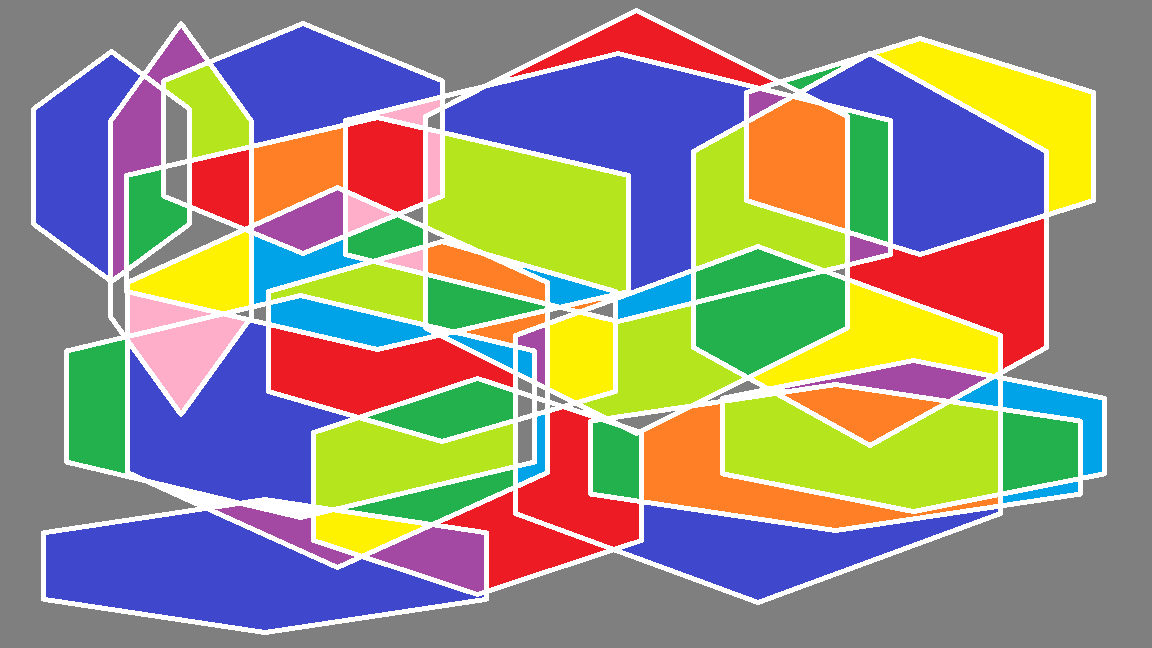
#> input picture Abstracto.png, 1152 x 648 px
$ python ImagenesBinarias.py
#> lines starting #> are read from the running program, lines starting #| are printed output that depends on the picture; after the words box and inside, x2 and y2 are one past the last pixel; in counts of white or black regions, pixels touching at a corner belong together
import numpy as np
from numpy.lib.stride_tricks import sliding_window_view
import cv2
import matplotlib.pyplot as plt
import os

# Normalization RGB
def normalization_rgb(imagen: np.ndarray) -> np.ndarray | None:
    if imagen.shape[-1] != 3:
        return None
    return imagen / 255.0

# Normalization function
def normalization(imagen: np.ndarray, scale: float = 1.0) -> np.ndarray | None:
    if imagen.size == 0:
        return None
    return ((imagen - imagen.min()) / (imagen.max() - imagen.min() + 1e-10)) * scale

# RGB to grayscale
def rgb_grayscale(imagen: np.ndarray) -> np.ndarray | None:
    if imagen.shape[-1] != 3:
        return None
    resultado = (
        imagen[:, :, 0] * 0.58 +
        imagen[:, :, 1] * 0.74 +
        imagen[:, :, 2] * 0.24
    )
    return resultado

# Grayscale to bin using a threshold
def gray_2_bin_t(imagen: np.ndarray, t: float = 127.0) -> np.ndarray | None:
    if len(imagen.shape) != 2:
        return None
    return np.where(imagen > t, 1.0, 0.0)

# Grayscale to bin using the median
def gray_2_bin_m(imagen: np.ndarray) -> np.ndarray | None:
    if len(imagen.shape) != 2:
        return None
    median = np.median(imagen)
    return np.where(imagen > median, 1.0, 0.0)

# Otsu method
def otsu_method(gray_image: np.ndarray) -> float | None:
    if len(gray_image.shape) != 2:
        return None
    hist = np.bincount(gray_image.flatten().astype(np.uint8), minlength=256)
    p = hist / gray_image.size
    intensities = np.arange(0, 256, dtype=np.float64)

    w0 = np.cumsum(p)
    w1 = 1 - w0

    mu0 = np.cumsum(intensities * p) / (w0 + 1e-10)
    mu1 = (mu0[-1] - mu0) / (w1 + 1e-10)

    var = w0 * w1 * (mu0 - mu1) ** 2
    return float(np.argmax(var))

# Erosión
def erosion(bin_image: np.ndarray, kernel_size: int = 3) -> np.ndarray | None:
    if len(bin_image.shape) != 2:
        return None
    pad_size = kernel_size // 2
    pad_image = np.pad(bin_image, pad_width=pad_size, mode="constant", constant_values=0)
    window_image = sliding_window_view(pad_image, window_shape=(kernel_size, kernel_size))
    return np.all(window_image == 1.0, axis=(2, 3)).astype(np.float64)

# Dilatación
def dilatation(bin_image: np.ndarray, kernel_size: int = 3) -> np.ndarray | None:
    if len(bin_image.shape) != 2:
        return None
    pad_size = kernel_size // 2
    pad_image = np.pad(bin_image, pad_width=pad_size, mode="constant", constant_values=0)
    window_image = sliding_window_view(pad_image, window_shape=(kernel_size, kernel_size))
    return np.any(window_image == 1.0, axis=(2, 3)).astype(np.float64)

# Apertura
def apertura(bin_image: np.ndarray, kernel_size: int = 3) -> np.ndarray | None:
    if len(bin_image.shape) != 2:
        return None
    img_e = erosion(bin_image, kernel_size)
    img_d = dilatation(img_e, kernel_size)
    return img_d

# Cerradura
def cerradura(bin_image: np.ndarray, kernel_size: int = 3) -> np.ndarray | None:
    if len(bin_image.shape) != 2:
        return None
    img_d = dilatation(bin_image, kernel_size)
    img_e = erosion(img_d, kernel_size)
    return img_e

# Esqueletización
def esqueletizacion(bin_image: np.ndarray) -> np.ndarray | None:
    if len(bin_image.shape) != 2:
        return None
    img = (bin_image * 255).astype(np.uint8)
    skel = np.zeros(img.shape, np.uint8)
    element = cv2.getStructuringElement(cv2.MORPH_CROSS, (3, 3))
    temp_img = img.copy()

    while True:
        eroded = cv2.erode(temp_img, element)
        temp = cv2.dilate(eroded, element)
        temp = cv2.subtract(temp_img, temp)
        skel = np.bitwise_or(skel, temp)
        temp_img = eroded.copy()
        if cv2.countNonZero(temp_img) == 0:
            break
    return (skel > 0).astype(np.float64)


if __name__ == "__main__":
    path = "Abstracto.png"

    if os.path.exists(path):
        imagen = cv2.imread(path, 1)
#> imagen is the input picture: shape (648, 1152, 3); mean B, G, R 129.7, 142.9, 148.5
        imagen = cv2.cvtColor(imagen, cv2.COLOR_BGR2RGB)
    else:
        imagen = np.random.randint(0, 255, (255, 255, 3), dtype=np.uint8)

    # 1. Escala de grises
    img_gray_norm = normalization_rgb(imagen)
    img_gray_raw = rgb_grayscale(img_gray_norm)
#> in rgb_grayscale, `resultado = ( imagen[:, :, 0] * 0.58 + imagen[:, :, 1] * 0.74 + imagen..`:
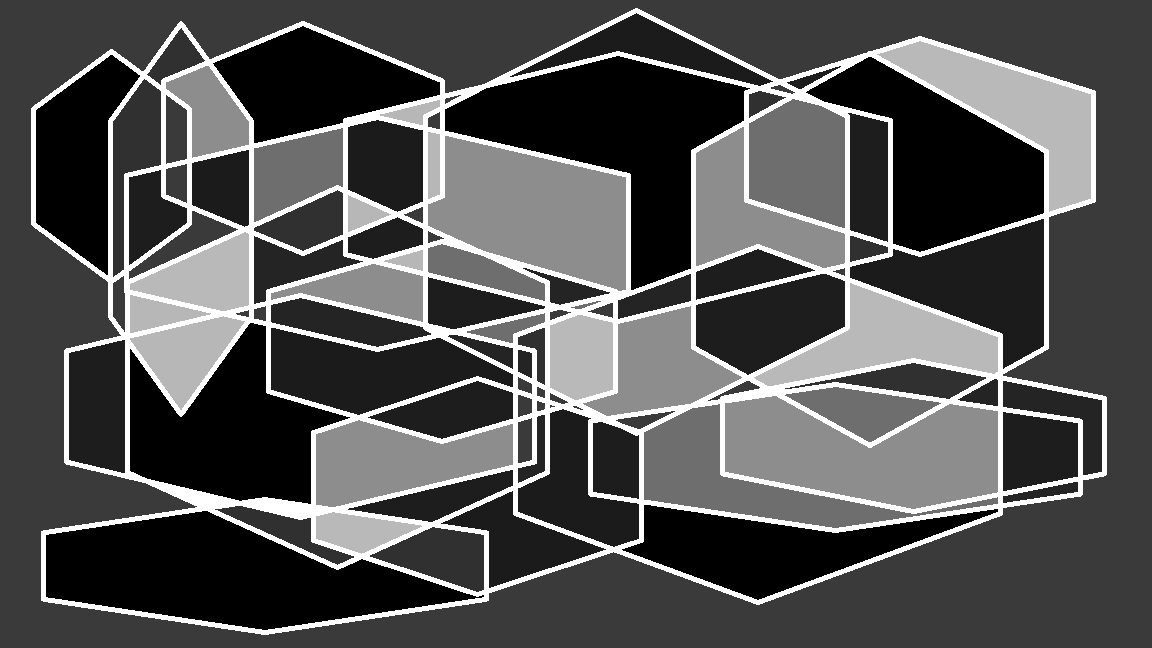
#> resultado: shape (648, 1152) float64; min 0.544, max 1.56, mean 0.874; drawn with min black and max white
    img_gray = normalization(img_gray_raw, 255.0).astype(np.uint8)

    # 2. Otsu
    t_otsu = otsu_method(img_gray)
#> in otsu_method, `hist = np.bincount(gray_image.flatten().astype(np.uint8), minlength=256)`: hist = 256 values, max 217129 at index 58, min 0 at index 1, mean 2916
#> in otsu_method, `p = hist / gray_image.size`: p = 256 values, max 0.291 at index 58, min 0 at index 1, mean 0.00391
#> in otsu_method, `w0 = np.cumsum(p)`: w0 = 256 values from 0.195 to 1
#> in otsu_method, `w1 = 1 - w0`: w1 = 256 values, max 0.805 at index 0, min 0 at index 254, mean 0.322
#> in otsu_method, `mu0 = np.cumsum(intensities * p) / (w0 + 1e-10)`: mu0 = 256 values from 0 to 82.49
#> in otsu_method, `mu1 = (mu0[-1] - mu0) / (w1 + 1e-10)`: mu1 = 256 values, max 192.9 at index 185, min 0 at index 254, mean 155.5
#> in otsu_method, `var = w0 * w1 * (mu0 - mu1) ** 2`: var = 256 values, max 2909.6 at index 58, min 0 at index 254, mean 2188.2
#> t_otsu = 58
    img_otsu = gray_2_bin_t(img_gray, t_otsu)
#> in gray_2_bin_t, `return np.where(imagen > t, 1.0, 0.0)`:
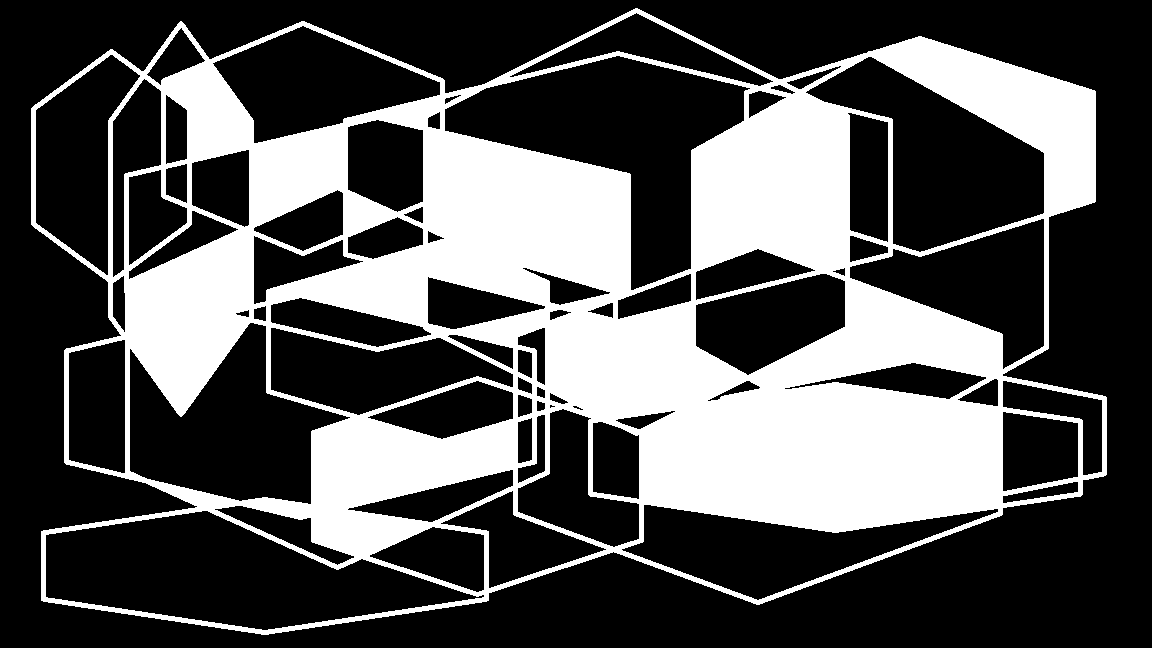
#> returned value: shape (648, 1152) float64; values 0 (black) and 1 (white), 32.6% white; 1 white region, box (x1, y1, x2, y2) and area: (31, 8, 1107, 635) 243332

    # 3. Umbral Global
    img_threshold = gray_2_bin_t(img_gray, 127.0)
#> call 2 of gray_2_bin_t, with t = 127
#> in gray_2_bin_t (call 2), `return np.where(imagen > t, 1.0, 0.0)`:
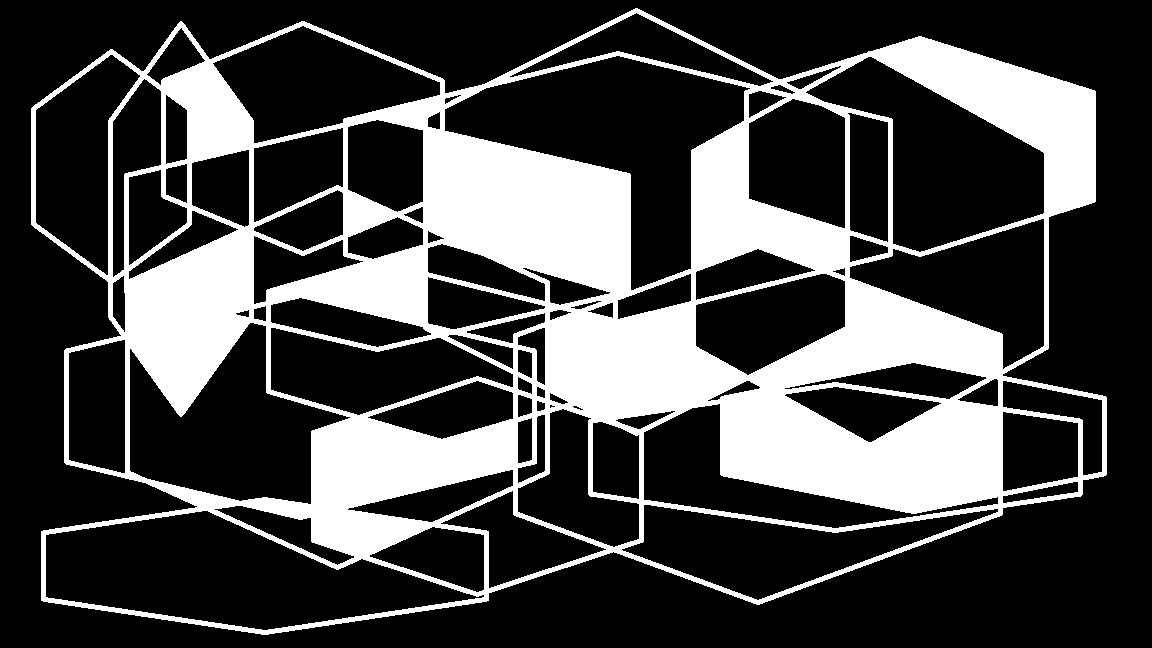
#> returned value: shape (648, 1152) float64; values 0 (black) and 1 (white), 27.7% white; 1 white region, box (x1, y1, x2, y2) and area: (31, 8, 1107, 635) 207111

    # 4. Mediana
    img_median = gray_2_bin_m(img_gray)

    # 5. Erosión (aramaten ti Otsu binario kas base)
    e_img = erosion(img_otsu, kernel_size=3)
#> in erosion, `pad_image = np.pad(bin_image, pad_width=pad_size, mode="constant", con..`: pad_image: shape (650, 1154) float64; values 0 (black) and 1 (white), 32.4% white; 1 white region, box (x1, y1, x2, y2) and area: (32, 9, 1108, 636) 243332
#> in erosion, `return np.all(window_image == 1.0, axis=(2, 3)).astype(np.float64)`: returned value: shape (648, 1152) float64; values 0 (black) and 1 (white), 29.1% white; 1 white region, box (x1, y1, x2, y2) and area: (32, 9, 1106, 634) 217204

    # 6. Dilatación
    d_img = dilatation(img_otsu, kernel_size=3)
#> in dilatation, `return np.any(window_image == 1.0, axis=(2, 3)).astype(np.float64)`: returned value: shape (648, 1152) float64; values 0 (black) and 1 (white), 36% white; 1 white region, box (x1, y1, x2, y2) and area: (30, 7, 1108, 636) 268749

    # 7. Apertura
    img_ap = apertura(img_otsu, kernel_size=3)
#> in dilatation (call 2), `pad_image = np.pad(bin_image, pad_width=pad_size, mode="constant", con..`: pad_image: shape (650, 1154) float64; values 0 (black) and 1 (white), 29% white; 1 white region, box (x1, y1, x2, y2) and area: (33, 10, 1107, 635) 217204
#> in dilatation (call 2), `return np.any(window_image == 1.0, axis=(2, 3)).astype(np.float64)`: returned value: shape (648, 1152) float64; values 0 (black) and 1 (white), 32.6% white; 1 white region, box (x1, y1, x2, y2) and area: (31, 8, 1107, 635) 243328

    # 8. Cerradura
    img_c = cerradura(img_otsu, kernel_size=3)
#> in erosion (call 3), `pad_image = np.pad(bin_image, pad_width=pad_size, mode="constant", con..`: pad_image: shape (650, 1154) float64; values 0 (black) and 1 (white), 35.8% white; 1 white region, box (x1, y1, x2, y2) and area: (31, 8, 1109, 637) 268749
#> in erosion (call 3), `return np.all(window_image == 1.0, axis=(2, 3)).astype(np.float64)`: returned value: shape (648, 1152) float64; values 0 (black) and 1 (white), 32.7% white; 1 white region, box (x1, y1, x2, y2) and area: (31, 8, 1107, 635) 243845

    # 9. Esqueletización
    img_skel = esqueletizacion(img_otsu)
#> the loop in esqueletizacion, `while True:` made 76 passes
#> pass 1, in esqueletizacion, `eroded = cv2.erode(temp_img, element)`:
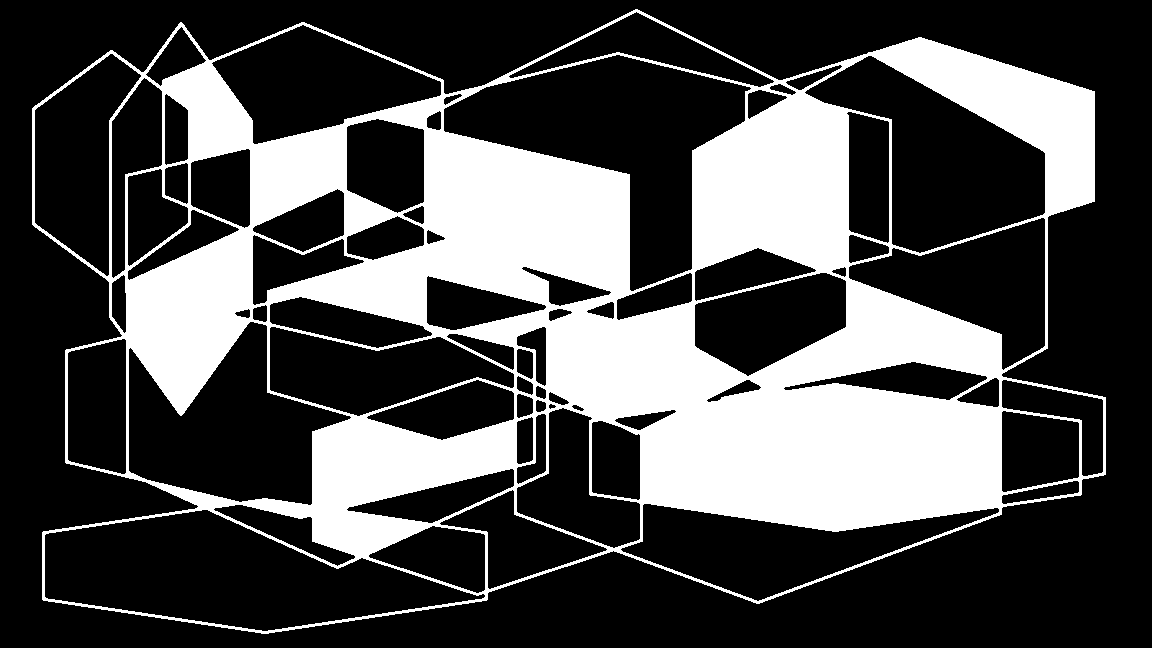
#> eroded: shape (648, 1152); 29.8% white; 1 white region, box (x1, y1, x2, y2) and area: (32, 9, 1106, 634) 222588
#> after the loop in esqueletizacion, `while True:`: eroded: shape (648, 1152); every value is 0
#> after the loop in esqueletizacion, `while True:`:
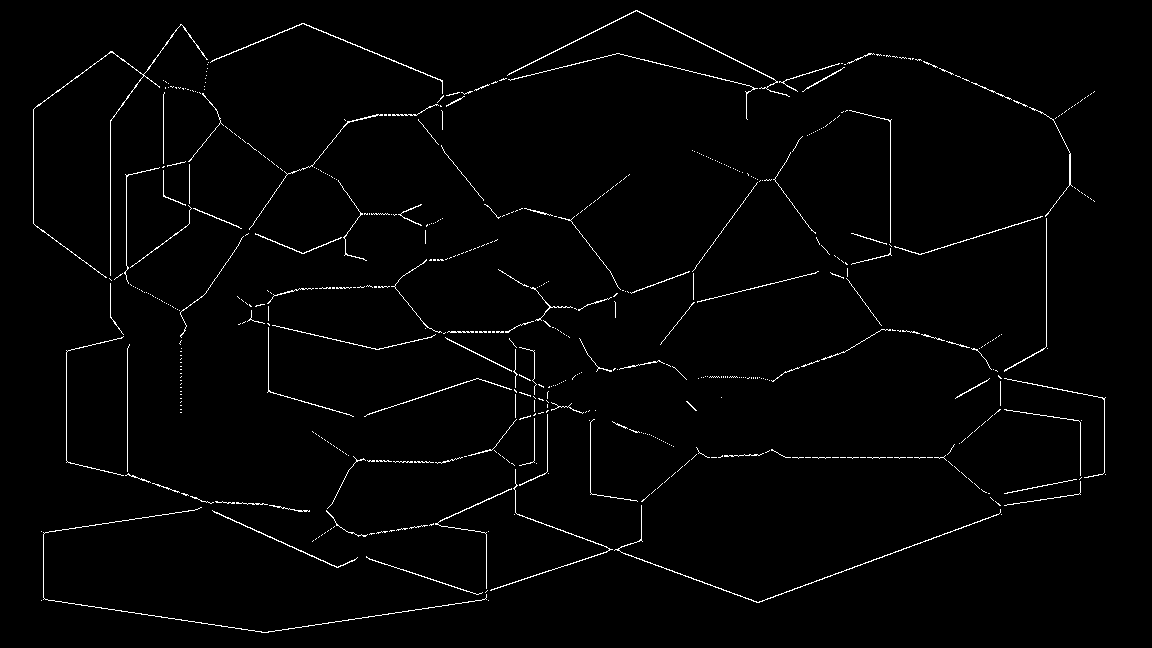
#> skel: shape (648, 1152); 1.7% white in thin lines or dots, all inside (x1, y1, x2, y2) = (33, 10, 1106, 633)

    # Panagabangun ti 3x3 Grid a pagbuklan ti amin a 9 nga imagen
    plt.figure(figsize=(14, 12))
    plt.suptitle("OPERACIONES DE PROCESAMIENTO DE IMÁGENES", fontsize=16, fontweight='bold', color='white', y=0.95)

    operations = [
        (img_gray, "1. Escala de Grises", "gray"),
        (img_otsu, "2. Umbral de Otsu", "gray"),
        (img_threshold, "3. Umbral (T = 127)", "gray"),
        (img_median, "4. Binarización por Mediana", "gray"),
        (e_img, "5. Erosión", "gray"),
        (d_img, "6. Dilatación", "gray"),
        (img_ap, "7. Apertura", "gray"),
        (img_c, "8. Cerradura", "gray"),
        (img_skel, "9. Esqueletización", "gray")
    ]

    for i, (img, title, cmap) in enumerate(operations, 1):
        plt.subplot(3, 3, i)
        plt.imshow(img, cmap=cmap)
        plt.title(title, fontsize=11, fontweight="bold")
        plt.axis("off")
#> this loop made 9 passes
#> title on passes 1 to 9: '1. Escala de Grises', '2. Umbral de Otsu', '3. Umbral (T = 127)', '4. Binarización por Mediana', '5. Erosión', '6. Dilatación', '7. Apertura', '8. Cerradura', '9. Esqueletización'

    plt.tight_layout()
    plt.show()
